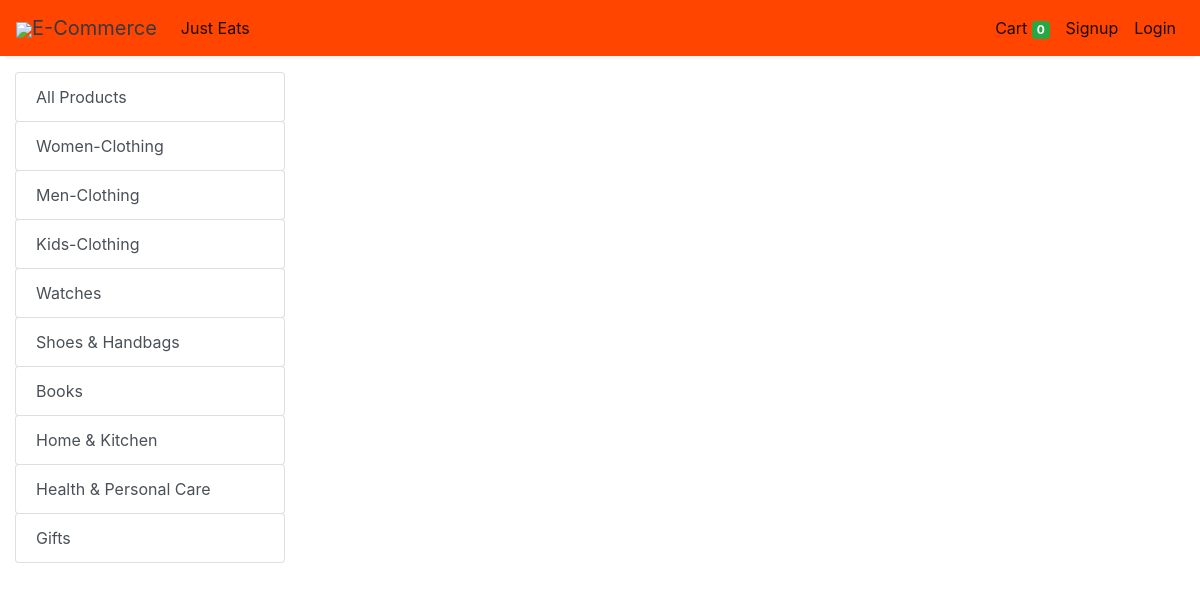
/store?category=34, run on an earlier commit of the app's database.
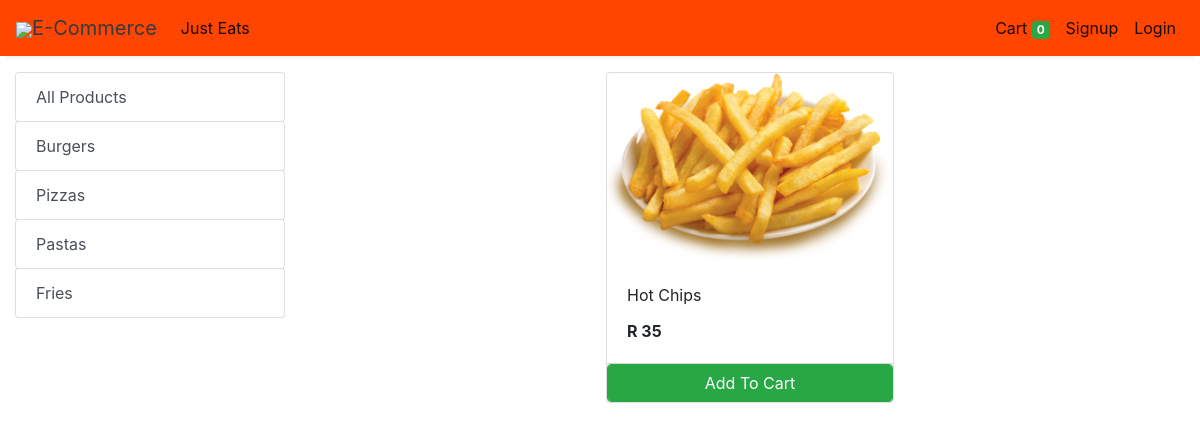
And on a later commit of the database.
### store/models/category.py (models this page shows, shortened)
class Category(models.Model):
    name= models.CharField(max_length=50)
    @staticmethod
    def get_all_categories():
        return Category.objects.all()

### store/models/product.py (models this page shows, shortened)
class Products(models.Model):
    name = models.CharField(max_length=60)
    price= models.IntegerField(default=0)
    category= models.ForeignKey(Category,on_delete=models.CASCADE,default=1 )
    description= models.CharField(max_length=250, default='', blank=True, null= True)
    image= models.ImageField(upload_to='uploads/products/')
    @staticmethod
    def get_all_products_by_categoryid(category_id):
        if category_id:
            return Products.objects.filter (category=category_id)
        else:
            return Products.get_all_products();

### store/views/home.py (the view)
# urls.py: path('' , include('store.urls'))
def store(request):
    cart = request.session.get('cart')
    if not cart:
        request.session['cart'] = {}
    products = None
    categories = Category.get_all_categories()
    categoryID = request.GET.get('category')
    if categoryID:
        products = Products.get_all_products_by_categoryid(categoryID)
    else:
        products = Products.get_all_products();
    data = {}
    data['products'] = products
    data['categories'] = categories
    print('you are : ', request.session.get('email'))
    return render(request, 'index.html', data)

### store/templatetags/cart.py (called while the page is built)
@register.filter (name='is_in_cart')
def is_in_cart(product, cart):
    keys = cart.keys ()
    for id in keys:
        if int (id) == product.id:
            return True
    return False;

### store/templatetags/custom_filter.py (called while the page is built)
@register.filter(name='currency')
def currency(number):
    return "R "+str(number)

### store/templates/index.html (shortened to what this page needs)
{% extends 'base.html' %}
{% block content %}
{% load cart %}
{% load custom_filter %}
<div class="container-fluid mt-3">
	<div class="row">
		<div class="col-lg-3 mx-auto">
			<div class="list-group">
				<a href="/" class="list-group-item list-group-item-action btn btn-outline-success">All Products</a>
				{% for category in categories %}
				<a href="/?category={{category.id}}"
					class="list-group-item list-group-item-action btn btn-outline-success ">{{category.name}}</a>
				{% endfor %}
			</div>
		</div>
		<div id='products' class="col-lg-9 mx-auto">
			<div class="row mx-auto">
				{% for product in products %}
				<div class="card mx-auto mb-3" id={{product.id}} style="width: 18rem;">
					<img class="card-img-top" src="{{product.image.url}}" alt="Card image cap">
					<div class="card-body">
						<p class="card-title">{{product.name}}</p>
						<p class="card-text"><b>{{product.price|currency}}</b></p>
					</div>
					<div class="card-footer p-0 no-gutters">
						{% if product|is_in_cart:request.session.cart %}
						<div class="row no-gutters">
							<form action="/#{{product.id}}" class="col-2 " method="post">
								{% csrf_token %}
								<input hidden type="text" name='product' value='{{product.id}}'>
								<input hidden type="text" name='remove' value='True'>
								<input type="submit" value=" - " class="btn btn-block btn-success border-right">
							</form>
							<div class="text-center col btn btn-success">{{product|cart_quantity:request.session.cart}} in Cart</div>
							<form action="/#{{product.id}}" class="col-2 " method="post">
								{% csrf_token %}
								<input hidden type="text" name='product' value='{{product.id}}'>
								<input type="submit" value=" + " class="btn btn-block btn-success border-left">
							</form>
						</div>
						{% else %}
						<form action="/#{{product.id}}" method="POST" class="btn-block">
							<input type="submit" class="float-right btn btn-success form-control"
								value="Add To Cart">
						</form>
						{% endif %}
					</div>
				</div>
				{% endfor %}
			</div>
		</div>
	</div>
</div>
{% endblock %}

What changed in the data, as far as the page shows it:
removed Category: name "Women-Clothing"
removed Category: name "Men-Clothing"
removed Category: name "Kids-Clothing"
removed Category: name "Watches"
removed Category: name "Shoes & Handbags"
removed Category: name "Books"
removed Category: name "Home & Kitchen"
removed Category: name "Health & Personal Care"
removed Category: name "Gifts"
added Category: name "Burgers"
added Category: name "Pizzas"
added Category: name "Pastas"
added Category: name "Fries"
added Products: image (picture), name "Hot Chips", price "R 35"
